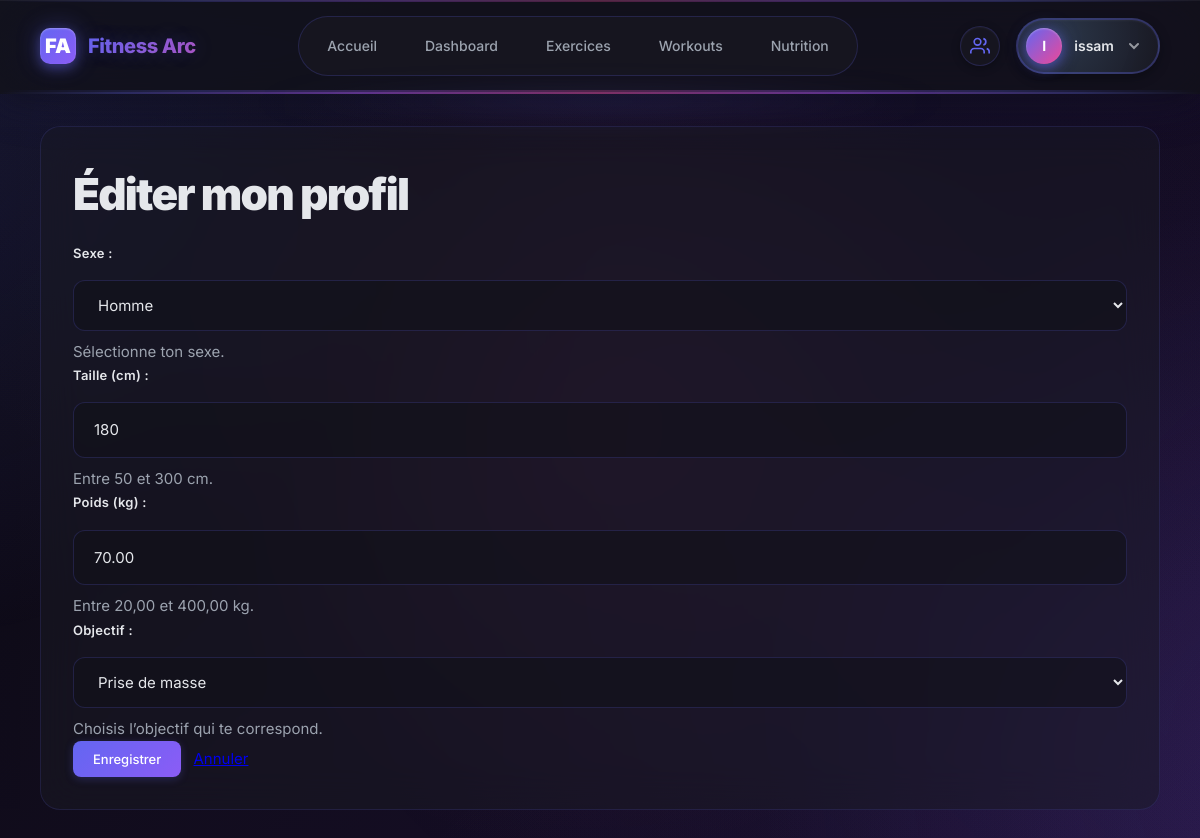
Screenshot of /accounts/profile/edit/ (signed in) with the database file from the repository.
### accounts/models.py (models this page shows, shortened)
class Profile(models.Model):
    GOAL_CHOICES = [
        ('bulk', 'Prise de masse'),
        ('cut', 'Perte de poids'),
        ('maintain', 'Maintien'),
    ]
    SEX_CHOICES = [
        ('M', 'Homme'),
        ('F', 'Femme'),
    ]
    user = models.OneToOneField(
        settings.AUTH_USER_MODEL,
        on_delete=models.CASCADE,
        related_name='profile',
    )
    height_cm = models.PositiveIntegerField(null=True, blank=True)
    weight_kg = models.DecimalField(max_digits=5, decimal_places=2, null=True, blank=True)
    sex = models.CharField(max_length=1, choices=SEX_CHOICES, blank=True)
    goal = models.CharField(max_length=8, choices=GOAL_CHOICES, default='maintain')
    created_at = models.DateTimeField(auto_now_add=True)
    updated_at = models.DateTimeField(auto_now=True)

### accounts/views.py (the view, shortened to what this page needs)
# urls.py: path("profile/edit/", views.ProfileEditView.as_view(), name="profile_edit"),
class ProfileEditView(LoginRequiredMixin, UpdateView):
    model = Profile
    form_class = ProfileForm
    template_name = "accounts/profile_edit.html"
    success_url = reverse_lazy("accounts:profile")
    login_url = "accounts:login"
    def get_object(self, queryset=None):
        return self.request.user.profile

### accounts/context_processors.py (called while the page is built)
def friends_requests_count(request):
    if request.user.is_authenticated:
        count = Friendship.objects.filter(to_user=request.user, status='pending').count()
        return {'pending_requests_count': count}
    return {'pending_requests_count': 0}

### accounts/templates/accounts/profile_edit.html (shortened to what this page needs)
{% extends "base.html" %}
{% block content %}
<div class="card">
  <h1>Éditer mon profil</h1>
  <form method="post">
    {{ form.as_p }}
    <button type="submit">Enregistrer</button>
    <a href="{% url 'accounts:profile' %}" style="margin-left:8px;">Annuler</a>
  </form>
</div>
{% endblock %}

### templates/base.html (shortened to what this page needs)
<!doctype html>
<html lang="fr">
<head>
</head>
<body>
<header>
  <nav>
    <div class="nav-brand">
      <div class="nav-brand-logo">FA</div>
      <div class="nav-brand-text">Fitness Arc</div>
    </div>
    <div class="nav-center">
      <a href="{% url 'common:index' %}" {% if request.resolver_match.url_name == 'index' and request.resolver_match.namespace == 'common' %}class="active"{% endif %}>Accueil</a>
      {% if user.is_authenticated %}
        <a href="{% url 'dashboard:index' %}" {% if request.resolver_match.namespace == 'dashboard' %}class="active"{% endif %}>Dashboard</a>
      {% endif %}
      <a href="{% url 'workouts:exercise_list' %}" {% if request.resolver_match.url_name == 'exercise_list' %}class="active"{% endif %}>Exercices</a>
      <a href="{% url 'workouts:template_list' %}" {% if request.resolver_match.url_name == 'template_list' or request.resolver_match.url_name == 'template_detail' %}class="active"{% endif %}>Workouts</a>
      <a href="{% url 'nutrition_today' %}" {% if 'nutrition' in request.path %}class="active"{% endif %}>Nutrition</a>
    </div>
    <div class="nav-right">
      {% if user.is_authenticated %}
        <div class="nav-friends-icon" style="position:relative">
          <a href="{% url 'accounts:friends_list' %}" style="display:flex;align-items:center;justify-content:center;width:40px;height:40px;border-radius:50%;background:rgba(26,26,36,0.6);border:1px solid rgba(99,102,241,0.2);transition:all 0.2s;text-decoration:none">
            <svg width="20" height="20" viewBox="0 0 24 24" fill="none" stroke="currentColor" stroke-width="2" style="color:var(--primary)">
              <path d="M17 21v-2a4 4 0 0 0-4-4H5a4 4 0 0 0-4 4v2"/>
              <circle cx="9" cy="7" r="4"/>
              <path d="M23 21v-2a4 4 0 0 0-3-3.87"/>
              <path d="M16 3.13a4 4 0 0 1 0 7.75"/>
            </svg>
          </a>
        </div>
        <div class="nav-user-dropdown">
          <div class="nav-user">
            <div class="nav-avatar">{{ user.username.0|upper }}</div>
            <span class="nav-username">{{ user.username }}</span>
            <svg width="16" height="16" viewBox="0 0 16 16" fill="none" style="opacity:0.6">
              <path d="M4 6L8 10L12 6" stroke="currentColor" stroke-width="2" stroke-linecap="round"/>
            </svg>
          </div>
        </div>
      {% else %}
        <a href="{% url 'accounts:login' %}" class="btn">Connexion</a>
      {% endif %}
    </div>
  </nav>
</header>
<main class="container">
  {% block content %}{% endblock %}
</main>
</body>
</html>

### rows the page displays
Profile: sex "Homme", height_cm "180", weight_kg "70.00", goal "Prise de masse"

### other values shown
{{ user.username.0|upper }} "I"
{{ user.username }} "issam"
